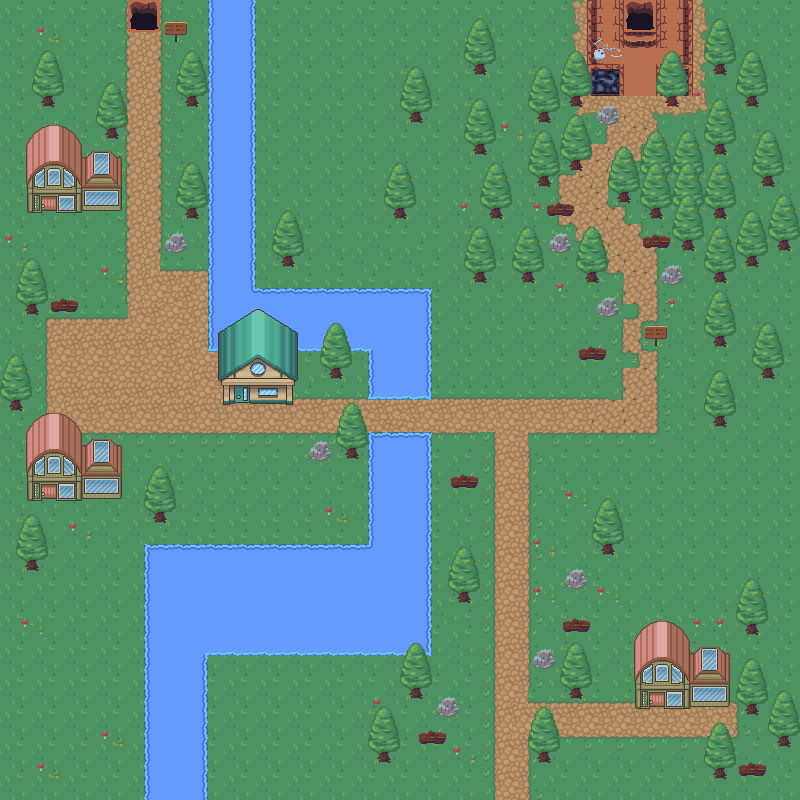

Tiled map render using the project's own tile images. Description and the map definition, with tile-layer contents summarised, below:
An orthogonal 50x50 tile map with 16x16 px tiles, 8 tile layers (Terrain, Rivière, Route, Entree donjon, ...), 4 tilesets and 109 objects (91x collision, enter_house1, spawn_house1_exit, enter_dungeon, spawn_dungeon, ...).

<map version="1.9" tiledversion="1.9.0" orientation="orthogonal" renderorder="right-down" width="50" height="50" tilewidth="16" tileheight="16" infinite="0" nextlayerid="14" nextobjectid="160">
 <tileset firstgid="1" source="nature.tsx" />
 <tileset firstgid="721" name="house" tilewidth="16" tileheight="16" tilecount="775" columns="31">
  <image source="House.png" trans="ffffff" width="500" height="400" />
 </tileset>
 <tileset firstgid="1496" name="dungeon_tiled" tilewidth="16" tileheight="16" tilecount="256" columns="16">
  <image source="tileset_dungeon.png" trans="000000" width="256" height="256" />
 </tileset>
 <tileset firstgid="1752" name="dungeon" tilewidth="16" tileheight="16" tilecount="48" columns="6">
  <image source="assets_dungeon.png" trans="000000" width="96" height="128" />
 </tileset>
 <layer id="1" name="Terrain" width="50" height="50">
  <data>[2500 cells, 2500 non-empty, 8 distinct tile ids]</data>
 </layer>
 <layer id="7" name="Rivière" width="50" height="50">
  <data>[2500 cells, 320 non-empty, 28 distinct tile ids]</data>
 </layer>
 <layer id="5" name="Route" width="50" height="50">
  <data>[2500 cells, 670 non-empty, 84 distinct tile ids]</data>
 </layer>
 <layer id="9" name="Entree donjon" width="50" height="50">
  <data>[2500 cells, 52 non-empty, 27 distinct tile ids]</data>
 </layer>
 <layer id="10" name="Entree donjon jointures" width="50" height="50">
  <data>[2500 cells, 17 non-empty, 13 distinct tile ids]</data>
 </layer>
 <layer id="4" name="Décorations" width="50" height="50">
  <data>[2500 cells, 633 non-empty, 43 distinct tile ids]</data>
 </layer>
 <layer id="8" name="Batiments" width="50" height="50">
  <data>[2500 cells, 192 non-empty, 52 distinct tile ids]</data>
 </layer>
 <layer id="12" name="Déco/bat supérieur" width="50" height="50">
  <data>[2500 cells, 400 non-empty, 56 distinct tile ids]</data>
 </layer>
 <objectgroup id="2" name="Objects">
  <object id="21" name="collision" class="collision" x="210" y="1.33333" width="43.3333" height="348" />
  <object id="22" name="collision" class="collision" x="253.333" y="290" width="174.667" height="60" />
  <object id="23" name="collision" class="collision" x="368.667" y="349.333" width="59.3333" height="33.3333" />
  <object id="24" name="collision" class="collision" x="368.667" y="429.333" width="60" height="224" />
  <object id="25" name="collision" class="collision" x="145.333" y="545.333" width="222.667" height="108" />
  <object id="26" name="collision" class="collision" x="146" y="652.667" width="57.3333" height="145.333" />
  <object id="29" name="collision" class="collision" x="24.6667" y="302" width="14.6667" height="14.6667" />
  <object id="30" name="collision" class="collision" x="50.6667" y="298" width="27.3333" height="14.6667" />
  <object id="33" name="collision" class="collision" x="103.333" y="124" width="16.6667" height="17.3333" />
  <object id="34" name="collision" class="collision" x="183.333" y="206" width="16.6667" height="14.6667" />
  <object id="35" name="collision" class="collision" x="164" y="231.333" width="24" height="23.3333" />
  <object id="36" x="-84" y="221.333" width="0.666667" />
  <object id="37" name="collision" class="collision" x="368.667" y="384" width="60.6667" height="16.6667" />
  <object id="38" name="collision" class="collision" x="-5.33333" y="0" width="5.33333" height="800" />
  <object id="39" name="collision" class="collision" x="-1.33333" y="-4" width="804" height="6.66667" />
  <object id="40" name="collision" class="collision" x="798.667" y="-5.33333" width="10.6667" height="805.333" />
  <object id="41" name="collision" class="collision" x="-4" y="796" width="805.333" height="9.33333" />
  <object id="42" x="-342.667" y="10.6667" />
  <object id="43" name="collision" class="collision" x="27" y="193.333" width="11.6667" height="20" />
  <object id="44" name="collision" class="collision" x="59.3333" y="182" width="62.6667" height="28.3333" />
  <object id="46" name="collision" class="collision" x="218.333" y="351" width="79.6667" height="51.6667" />
  <object id="47" name="collision" class="collision" x="26.6667" y="467.667" width="95.6667" height="32.3333" />
  <object id="48" name="collision" class="collision" x="26.6667" y="182.333" width="31.6667" height="9.66667" />
  <object id="49" name="collsion" class="collision" x="279" y="250" width="17" height="18" />
  <object id="50" name="collision" class="collision" x="391" y="205" width="17" height="17" />
  <object id="51" name="collision" class="collision" x="405" y="110" width="19" height="15" />
  <object id="52" name="collision" class="collision" x="475" y="58" width="12" height="20" />
  <object id="53" name="collision" class="collision" x="470" y="139" width="12" height="18" />
  <object id="54" name="collision" class="collision" x="485" y="206" width="21" height="14" />
  <object id="55" name="collision" class="collision" x="469" y="271" width="19" height="14" />
  <object id="56" name="collision" class="collision" x="518" y="269" width="19" height="16" />
  <object id="57" name="collision" class="collision" x="547" y="232" width="25" height="23" />
  <object id="58" name="collision" class="collision" x="545" y="200" width="30" height="19" />
  <object id="59" name="collision" class="collision" x="532" y="169" width="23" height="24" />
  <object id="60" name="collision" class="collision" x="533" y="106.667" width="17" height="18.3333" />
  <object id="61" name="collision" class="collision" x="568" y="92.6667" width="17.6667" height="14.6667" />
  <object id="62" name="collision" class="collision" x="594.667" y="106.333" width="27.3333" height="21.3333" />
  <object id="63" name="collision" class="collision" x="566.667" y="155" width="18.6667" height="18" />
  <object id="64" name="collision" class="collision" x="617" y="189.333" width="15.6667" height="16" />
  <object id="65" name="collision" class="collision" x="646" y="205" width="19" height="15.3333" />
  <object id="66" name="collision" class="collision" x="639.333" y="235.333" width="32" height="15.6667" />
  <object id="67" name="collision" class="collision" x="583.333" y="271" width="16" height="14" />
  <object id="68" name="collision" class="collision" x="595.333" y="295.333" width="22.6667" height="24.3333" />
  <object id="69" name="collision" class="collision" x="575" y="343" width="34" height="18.6667" />
  <object id="70" name="collision" class="collision" x="643.667" y="326" width="23.6667" height="20.3333" />
  <object id="71" name="collision" class="collision" x="660" y="267.333" width="24" height="19.6667" />
  <object id="72" name="collision" class="collision" x="676.667" y="237" width="18.3333" height="14" />
  <object id="73" name="collision" class="collision" x="713" y="270.333" width="13.3333" height="12.6667" />
  <object id="74" name="collision" class="collision" x="712.667" y="334" width="15.6667" height="14.6667" />
  <object id="75" name="collision" class="collision" x="711.667" y="412.667" width="16" height="16.6667" />
  <object id="76" name="collision" class="collision" x="648.667" y="174" width="15" height="17" />
  <object id="78" name="collision" class="collision" x="666.333" y="95" width="11.6667" height="13" />
  </objectgroup>
 <objectgroup id="11" name="NPC paths">
  <!-- 10 objects omitted --></objectgroup>
</map>
<!-- 57 of 109 objects omitted -->
